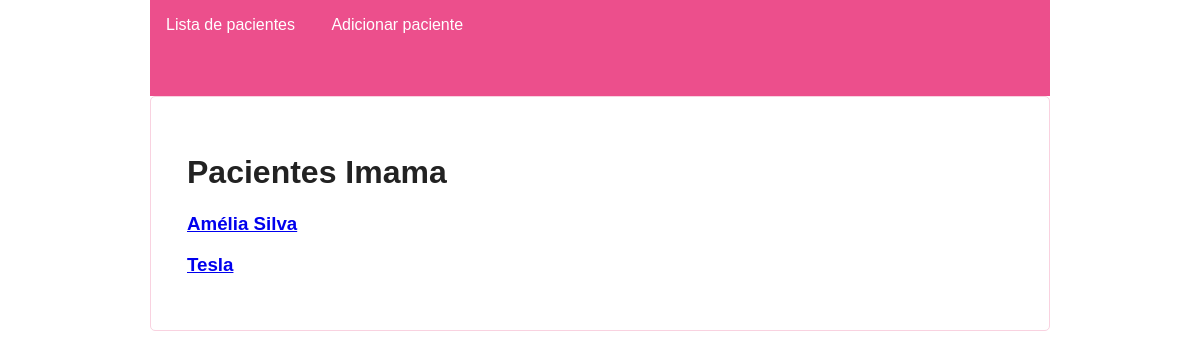
Before: / (signed in) with the older database file.
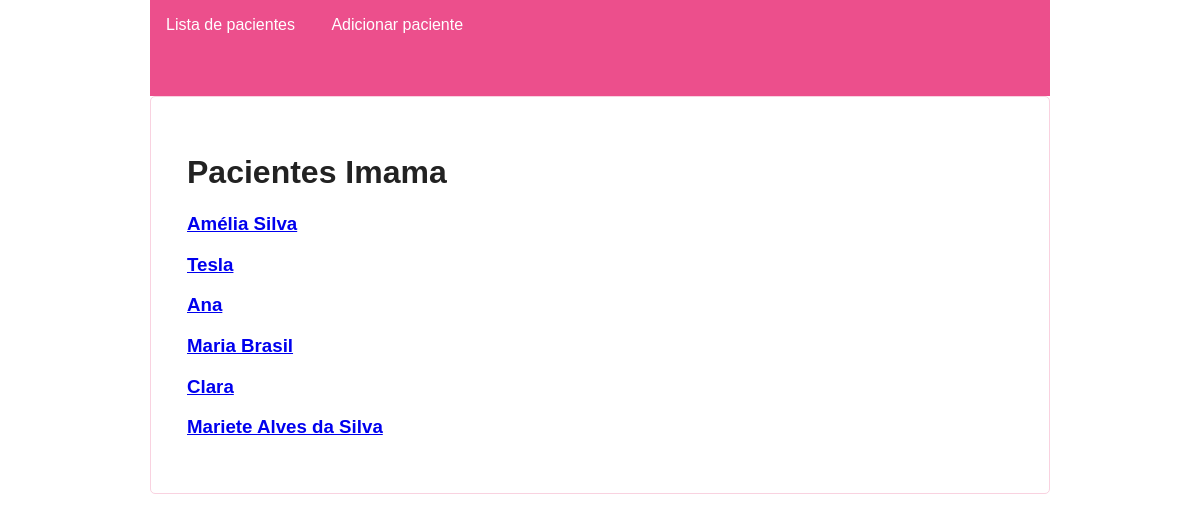
After: the same page with the newer database file.
### imama/models.py (models this page shows, shortened)
class Paciente(models.Model):
    imama = models.ForeignKey('auth.User',on_delete=models.CASCADE)
    nome = models.CharField('Nome da paciente', max_length=200, help_text='*')
    local_palestra = models.CharField('Onde assistiu a palestra do IMAMA', blank=True, max_length=200)
    data_nascimento = models.DateField('Data de nascimento', help_text='* Formato: dd/mm/aaaa')
    sexo = models.CharField(max_length=10, help_text='*')
    etnia = models.CharField(max_length=20, help_text='*')
    telefone = models.CharField(max_length=20, help_text='* Exemplo: 99 9999999999')
    celular = models.CharField(max_length=20, blank=True, help_text=' Exemplo: 99 9999999999')
    email = models.CharField(max_length=200, help_text='*')
    endereco = models.CharField('Endereço', max_length=400, help_text='*')
    cidade = models.CharField(max_length=50, help_text='*')
    contato_nome = models.CharField('Pessoa para contato', blank=True, max_length=200)
    contato_telefone = models.CharField('Telefone do contato', blank=True, max_length=20)
    cpf = models.CharField('CPF', max_length=20, help_text=' Apenas números')
    rg = models.CharField('RG', max_length=20, help_text='*')
    amigo_rosa = models.CharField('Navegador', max_length=200, help_text='*')
    data_cadastro = models.DateField(default=timezone.now)
    observacoes = models.TextField('Observações', blank=True)
    data_entrevista = models.DateField('Data da entrevista e mamografia PoA Rural',default=timezone.now, blank=True, null=True)
    UAB_referencia = models.CharField('Unidade de Atenção Básica de Referência', max_length=200, blank=True)
    cartao_sus = models.CharField('Nº Cartão SUS', max_length=20, blank=True)
    sistema_saude = models.CharField('Utiliza outro tipo de sistema de saúde', max_length=200, blank=True)
    beneficio_governo = models.CharField('Recebe algum benefício do governo', max_length=20, blank=True)
    qtdade_filhos = models.CharField('Estado civil', max_length=20, blank=True)
    estado_civil = models.CharField('Nº de filhos', max_length=20, blank=True)
    idade_filhos = models.CharField('Idade dos filhos', max_length=20, blank=True)
    profissao = models.CharField('Profissão', max_length=50, blank=True)
    exerce_profissao = models.CharField('Atualmente exerce a profissão', max_length=20, blank=True)
    data_menarca = models.DateField('Data da menarca (1ª menstruação)', blank=True, null=True)
    menopausa = models.CharField('Menopausa', max_length=20, blank=True)
    data_menopausa = models.DateField('Desde quando', blank=True, null=True)
    reposicao_hormonal = models.CharField('Reposição hormonal', max_length=20, blank=True)
    data_reposicao_hormonal = models.DateField('Há quanto tempo', blank=True, null=True)
    local_trabalho = models.CharField('Onde trabalha', max_length=200, blank=True)
    sustenta_familia = models.CharField('É responsável pelo sustento da família', max_length=20, blank=True)
    pessoas_familia = models.CharField('Quantas pessoas moram com você', max_length=2, blank=True)
    escolaridade = models.CharField('Escolaridade ', max_length=40, blank=True)
    motivos_servico_saude = models.TextField('Costuma procurar o serviço de saúde para', blank=True)
    ultima_consulta_ginecologista = models.DateField('Data da última consulta com ginecologista', default=timezone.now, blank=True, null=True)
    auto_exame = models.CharField('Costuma examinar suas próprias mamas', max_length=20, blank=True)
    exame_profissional = models.CharField('Suas mamas são apalpadas por profissionais de saúde', max_length=20, blank=True)
    data_mamografia = models.DateField('Data da mamografia mais recente', default=timezone.now, blank=True, null=True)
    conclusao_laudo_mamografia = models.TextField('Conclusão do laudos da mamografia mais recente', blank=True)
    data_outros_exames = models.DateField('Outros exames das mamas (data)', default=timezone.now, blank=True, null=True)
    conclusao_laudo_outros_exames = models.TextField('Conclusão do laudo dos outros exames',blank=True)
    orientacoes_exames = models.TextField('Quais orientações recebeu sobre os resultados dos exames, por quem e quando', blank=True)
    alteracao_mama = models.CharField('Percebeu alguma alteração na mama?', max_length=20, blank=True)
    familiares_cancer_mama = models.CharField('Tem familiares com câncer de mama', max_length=20, blank=True)
    cirurgia_mamas = models.CharField('Já fez alguma cirurgia nas mamas', max_length=20, blank=True)
    tipo_cirurgia_mamas = models.TextField('Tipo de cirugia', blank=True)
    observacoes_entrevista = models.TextField('Observações', blank=True)

### imama/views.py (the view)
# urls.py: url(r'^$', views.pacientes, name='pacientes'),
def pacientes(request):
    pacientes = Paciente.objects.filter(data_cadastro__lte=timezone.now()).order_by('data_cadastro')
    return render(request, 'imama/pacientes.html', { 'pacientes' : pacientes })

### imama/templates/imama/pacientes.html
{% extends 'imama/base.html' %}
{% block content %}
<div>
    <h1>Pacientes Imama</h1>
</div>
{% if user.is_authenticated %}
  {% for paciente in pacientes %}
      <div class="row-lista">
          <h3><a href="{% url 'paciente_detalhe' pk=paciente.pk %}">{{ paciente.nome }}</a></h3>
      </div>
  {% endfor %}
{% else %}
<p>Você precisa estar logado para acessar as informações!</p>
{% endif%}
{% endblock %}

### imama/templates/imama/base.html (shortened to what this page needs)
{% load staticfiles %}
<html>
    <head>
        <link rel="stylesheet" href="{% static 'css/imama.css' %}">
    </head>
    <body>
      <div class="cabecalho">
        {% if perms.pode_adicionar_paciente %}
        <ul>
          <li><a href="/"> Lista de pacientes</a></li>
          <li><a href="{% url 'nova_paciente' %}"> Adicionar paciente</a></li>
        </ul>
        {% endif %}
      </div>
      <div class="corpo">
        {% block content %}
        {% endblock %}
      </div>
    </body>
</html>

### imama/static/css/imama.css (style rules this page uses)
* { box-sizing: border-box; }
body { background-color: ; font-family: sans-serif; height: 100vh; margin: 0 auto; width: 100vw; }
.cabecalho { height: 12%; margin: 0 auto; width: 75%; }
.cabecalho ul { background-color: #ec4f8c; list-style-type: none; height: 100%; margin: 0 ; overflow: hidden; padding: 0; }
.cabecalho ul li { display: inline-block; height: 100%; }
.cabecalho ul li a { display: block; color: white; height: 100%; padding: 16px; text-align: center; text-decoration: none; }
.corpo { background-color: white; border: 1px solid #f9d2e0; border-radius: 5px; color: #222222; margin: 0 auto; padding: 3%; width: 75%;*/ }

Changed rows visible on the page:
added Paciente: nome "Ana"
added Paciente: nome "Maria Brasil"
added Paciente: nome "Clara"
added Paciente: nome "Mariete Alves da Silva"
